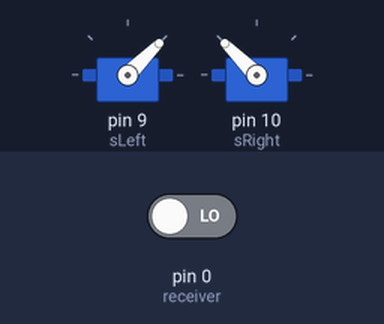
A sketch run on a simulated Arduino Uno, built with avr-gcc and run on an emulated ATmega328P. Parts: 2 × servo. The inputs (shaded band) are chosen by the test bench; at power-on: pin 0 (receiver) LOW.

Above: at 6.2 s.
6.3 s: pin 0 (receiver) driven HIGH
At 6.9 s:
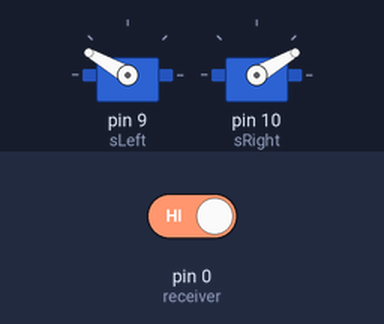
7.8 s: pin 0 (receiver) driven LOW
At 8.1 s:
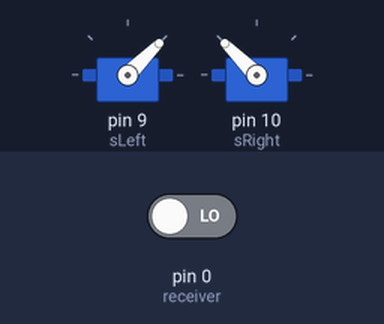
Timing chart, 0 to 10.8 s (numbered marks = the images above; inputs shaded):
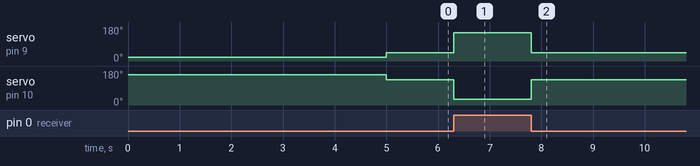

The sketch:

bottom_arduino.ino
```cpp
/**
 * Code for the Arduino at the bottom
 *
 * It will control the syringe system through 2 Servo motors where it will tilt
 * the tube of the syringes up and down to pick up or distribute water
 *
 **/

#include <Servo.h>
#define receiver 0
#define sLeft 9
#define sRight 10

Servo servoLeft;
Servo servoRight;

void setup() {
  pinMode(receiver, INPUT);

  servoLeft.attach(sLeft);
  servoRight.attach(sRight);

  // Tilting up position to start
  servoLeft.write(20);
  servoRight.write(160);
  delay(5000);
}

void loop() {
  /**
  Tilting down when the signal is HIGH
  Tilting up when the signal is LOW
  **/
  if (digitalRead(receiver) == HIGH) {
    servoLeft.write(150);
    servoRight.write(30);
  } else {
    servoLeft.write(45);
    servoRight.write(135);
  }

}
```

Measured:
- after the input at 6.3 s, servo on pin 9 (sLeft): 45° → 150° at once; servo on pin 10 (sRight): 135° → 30° at once
- after the input at 7.8 s, servo on pin 9 (sLeft): 150° → 45° at once; servo on pin 10 (sRight): 30° → 135° at once
